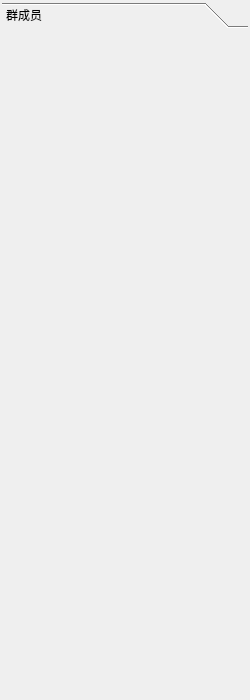
<?xml version="1.0" encoding="UTF-8"?>
<ui version="4.0">
 <class>DialogList</class>
 <widget class="QWidget" name="DialogList">
  <property name="geometry">
   <rect>
    <x>0</x>
    <y>0</y>
    <width>250</width>
    <height>700</height>
   </rect>
  </property>
  <property name="windowTitle">
   <string>MySelfQQ</string>
  </property>
  <layout class="QVBoxLayout" name="vLayout">
   <property name="leftMargin">
    <number>2</number>
   </property>
   <property name="topMargin">
    <number>2</number>
   </property>
   <property name="rightMargin">
    <number>2</number>
   </property>
   <property name="bottomMargin">
    <number>2</number>
   </property>
   <item>
    <widget class="QToolBox" name="toolBox">
     <property name="currentIndex">
      <number>0</number>
     </property>
     <widget class="QWidget" name="page">
      <property name="geometry">
       <rect>
        <x>0</x>
        <y>0</y>
        <width>246</width>
        <height>670</height>
       </rect>
      </property>
      <attribute name="label">
       <string>群成员</string>
      </attribute>
      <layout class="QVBoxLayout" name="verticalLayout_2"/>
     </widget>
    </widget>
   </item>
  </layout>
 </widget>
 <resources/>
 <connections/>
</ui>
